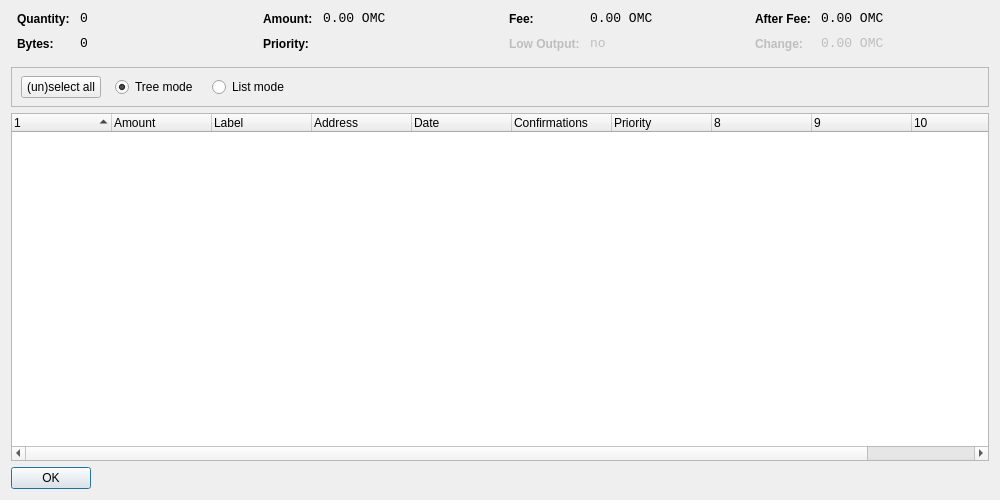
<?xml version="1.0" encoding="UTF-8"?>
<ui version="4.0">
 <class>CoinControlDialog</class>
 <widget class="QDialog" name="CoinControlDialog">
  <property name="geometry">
   <rect>
    <x>0</x>
    <y>0</y>
    <width>1000</width>
    <height>500</height>
   </rect>
  </property>
  <property name="windowTitle">
   <string>Coin Control</string>
  </property>
  <layout class="QVBoxLayout" name="verticalLayout">
   <item>
    <layout class="QHBoxLayout" name="horizontalLayoutTop" stretch="0,0,0,0">
     <property name="topMargin">
      <number>0</number>
     </property>
     <property name="bottomMargin">
      <number>10</number>
     </property>
     <item>
      <layout class="QFormLayout" name="formLayoutCoinControl1">
       <property name="horizontalSpacing">
        <number>10</number>
       </property>
       <property name="verticalSpacing">
        <number>10</number>
       </property>
       <property name="leftMargin">
        <number>6</number>
       </property>
       <property name="rightMargin">
        <number>6</number>
       </property>
       <item row="0" column="0">
        <widget class="QLabel" name="labelCoinControlQuantityText">
         <property name="styleSheet">
          <string notr="true">font-weight:bold;</string>
         </property>
         <property name="text">
          <string>Quantity:</string>
         </property>
        </widget>
       </item>
       <item row="0" column="1">
        <widget class="QLabel" name="labelCoinControlQuantity">
         <property name="font">
          <font>
           <family>Monospace</family>
           <pointsize>10</pointsize>
          </font>
         </property>
         <property name="cursor">
          <cursorShape>IBeamCursor</cursorShape>
         </property>
         <property name="contextMenuPolicy">
          <enum>Qt::ActionsContextMenu</enum>
         </property>
         <property name="text">
          <string notr="true">0</string>
         </property>
         <property name="textInteractionFlags">
          <set>Qt::LinksAccessibleByMouse|Qt::TextSelectableByKeyboard|Qt::TextSelectableByMouse</set>
         </property>
        </widget>
       </item>
       <item row="1" column="0">
        <widget class="QLabel" name="labelCoinControlBytesText">
         <property name="styleSheet">
          <string notr="true">font-weight:bold;</string>
         </property>
         <property name="text">
          <string>Bytes:</string>
         </property>
        </widget>
       </item>
       <item row="1" column="1">
        <widget class="QLabel" name="labelCoinControlBytes">
         <property name="font">
          <font>
           <family>Monospace</family>
           <pointsize>10</pointsize>
          </font>
         </property>
         <property name="cursor">
          <cursorShape>IBeamCursor</cursorShape>
         </property>
         <property name="contextMenuPolicy">
          <enum>Qt::ActionsContextMenu</enum>
         </property>
         <property name="text">
          <string notr="true">0</string>
         </property>
         <property name="textInteractionFlags">
          <set>Qt::LinksAccessibleByMouse|Qt::TextSelectableByKeyboard|Qt::TextSelectableByMouse</set>
         </property>
        </widget>
       </item>
      </layout>
     </item>
     <item>
      <layout class="QFormLayout" name="formLayoutCoinControl2">
       <property name="horizontalSpacing">
        <number>10</number>
       </property>
       <property name="verticalSpacing">
        <number>10</number>
       </property>
       <property name="leftMargin">
        <number>6</number>
       </property>
       <property name="rightMargin">
        <number>6</number>
       </property>
       <item row="0" column="0">
        <widget class="QLabel" name="labelCoinControlAmountText">
         <property name="styleSheet">
          <string notr="true">font-weight:bold;</string>
         </property>
         <property name="text">
          <string>Amount:</string>
         </property>
        </widget>
       </item>
       <item row="0" column="1">
        <widget class="QLabel" name="labelCoinControlAmount">
         <property name="font">
          <font>
           <family>Monospace</family>
           <pointsize>10</pointsize>
          </font>
         </property>
         <property name="cursor">
          <cursorShape>IBeamCursor</cursorShape>
         </property>
         <property name="contextMenuPolicy">
          <enum>Qt::ActionsContextMenu</enum>
         </property>
         <property name="text">
          <string notr="true">0.00 OMC</string>
         </property>
         <property name="textInteractionFlags">
          <set>Qt::LinksAccessibleByMouse|Qt::TextSelectableByKeyboard|Qt::TextSelectableByMouse</set>
         </property>
        </widget>
       </item>
       <item row="1" column="0">
        <widget class="QLabel" name="labelCoinControlPriorityText">
         <property name="styleSheet">
          <string notr="true">font-weight:bold;</string>
         </property>
         <property name="text">
          <string>Priority:</string>
         </property>
        </widget>
       </item>
       <item row="1" column="1">
        <widget class="QLabel" name="labelCoinControlPriority">
         <property name="font">
          <font>
           <family>Monospace</family>
           <pointsize>10</pointsize>
          </font>
         </property>
         <property name="cursor">
          <cursorShape>IBeamCursor</cursorShape>
         </property>
         <property name="contextMenuPolicy">
          <enum>Qt::ActionsContextMenu</enum>
         </property>
         <property name="text">
          <string/>
         </property>
         <property name="textInteractionFlags">
          <set>Qt::LinksAccessibleByMouse|Qt::TextSelectableByKeyboard|Qt::TextSelectableByMouse</set>
         </property>
        </widget>
       </item>
      </layout>
     </item>
     <item>
      <layout class="QFormLayout" name="formLayoutCoinControl3">
       <property name="horizontalSpacing">
        <number>10</number>
       </property>
       <property name="verticalSpacing">
        <number>10</number>
       </property>
       <property name="leftMargin">
        <number>6</number>
       </property>
       <property name="rightMargin">
        <number>6</number>
       </property>
       <item row="0" column="0">
        <widget class="QLabel" name="labelCoinControlFeeText">
         <property name="styleSheet">
          <string notr="true">font-weight:bold;</string>
         </property>
         <property name="text">
          <string>Fee:</string>
         </property>
        </widget>
       </item>
       <item row="0" column="1">
        <widget class="QLabel" name="labelCoinControlFee">
         <property name="font">
          <font>
           <family>Monospace</family>
           <pointsize>10</pointsize>
          </font>
         </property>
         <property name="cursor">
          <cursorShape>IBeamCursor</cursorShape>
         </property>
         <property name="contextMenuPolicy">
          <enum>Qt::ActionsContextMenu</enum>
         </property>
         <property name="text">
          <string notr="true">0.00 OMC</string>
         </property>
         <property name="textInteractionFlags">
          <set>Qt::LinksAccessibleByMouse|Qt::TextSelectableByKeyboard|Qt::TextSelectableByMouse</set>
         </property>
        </widget>
       </item>
       <item row="1" column="0">
        <widget class="QLabel" name="labelCoinControlLowOutputText">
         <property name="enabled">
          <bool>false</bool>
         </property>
         <property name="styleSheet">
          <string notr="true">font-weight:bold;</string>
         </property>
         <property name="text">
          <string>Low Output:</string>
         </property>
        </widget>
       </item>
       <item row="1" column="1">
        <widget class="QLabel" name="labelCoinControlLowOutput">
         <property name="enabled">
          <bool>false</bool>
         </property>
         <property name="font">
          <font>
           <family>Monospace</family>
           <pointsize>10</pointsize>
          </font>
         </property>
         <property name="cursor">
          <cursorShape>IBeamCursor</cursorShape>
         </property>
         <property name="contextMenuPolicy">
          <enum>Qt::ActionsContextMenu</enum>
         </property>
         <property name="text">
          <string notr="true">no</string>
         </property>
         <property name="textInteractionFlags">
          <set>Qt::LinksAccessibleByMouse|Qt::TextSelectableByKeyboard|Qt::TextSelectableByMouse</set>
         </property>
        </widget>
       </item>
      </layout>
     </item>
     <item>
      <layout class="QFormLayout" name="formLayoutCoinControl4">
       <property name="horizontalSpacing">
        <number>10</number>
       </property>
       <property name="verticalSpacing">
        <number>10</number>
       </property>
       <property name="leftMargin">
        <number>6</number>
       </property>
       <property name="rightMargin">
        <number>6</number>
       </property>
       <item row="0" column="0">
        <widget class="QLabel" name="labelCoinControlAfterFeeText">
         <property name="styleSheet">
          <string notr="true">font-weight:bold;</string>
         </property>
         <property name="text">
          <string>After Fee:</string>
         </property>
        </widget>
       </item>
       <item row="0" column="1">
        <widget class="QLabel" name="labelCoinControlAfterFee">
         <property name="font">
          <font>
           <family>Monospace</family>
           <pointsize>10</pointsize>
          </font>
         </property>
         <property name="cursor">
          <cursorShape>IBeamCursor</cursorShape>
         </property>
         <property name="contextMenuPolicy">
          <enum>Qt::ActionsContextMenu</enum>
         </property>
         <property name="text">
          <string notr="true">0.00 OMC</string>
         </property>
         <property name="textInteractionFlags">
          <set>Qt::LinksAccessibleByMouse|Qt::TextSelectableByKeyboard|Qt::TextSelectableByMouse</set>
         </property>
        </widget>
       </item>
       <item row="1" column="0">
        <widget class="QLabel" name="labelCoinControlChangeText">
         <property name="enabled">
          <bool>false</bool>
         </property>
         <property name="styleSheet">
          <string notr="true">font-weight:bold;</string>
         </property>
         <property name="text">
          <string>Change:</string>
         </property>
        </widget>
       </item>
       <item row="1" column="1">
        <widget class="QLabel" name="labelCoinControlChange">
         <property name="enabled">
          <bool>false</bool>
         </property>
         <property name="font">
          <font>
           <family>Monospace</family>
           <pointsize>10</pointsize>
          </font>
         </property>
         <property name="cursor">
          <cursorShape>IBeamCursor</cursorShape>
         </property>
         <property name="contextMenuPolicy">
          <enum>Qt::ActionsContextMenu</enum>
         </property>
         <property name="text">
          <string notr="true">0.00 OMC</string>
         </property>
         <property name="textInteractionFlags">
          <set>Qt::LinksAccessibleByMouse|Qt::TextSelectableByKeyboard|Qt::TextSelectableByMouse</set>
         </property>
        </widget>
       </item>
      </layout>
     </item>
    </layout>
   </item>
   <item>
    <widget class="QFrame" name="frame">
     <property name="minimumSize">
      <size>
       <width>0</width>
       <height>40</height>
      </size>
     </property>
     <property name="frameShape">
      <enum>QFrame::StyledPanel</enum>
     </property>
     <property name="frameShadow">
      <enum>QFrame::Sunken</enum>
     </property>
     <widget class="QWidget" name="horizontalLayoutWidget">
      <property name="geometry">
       <rect>
        <x>10</x>
        <y>0</y>
        <width>781</width>
        <height>41</height>
       </rect>
      </property>
      <layout class="QHBoxLayout" name="horizontalLayoutPanel" stretch="0,0,0,0,0">
       <property name="spacing">
        <number>14</number>
       </property>
       <item>
        <widget class="QPushButton" name="pushButtonSelectAll">
         <property name="sizePolicy">
          <sizepolicy hsizetype="Maximum" vsizetype="Fixed">
           <horstretch>0</horstretch>
           <verstretch>0</verstretch>
          </sizepolicy>
         </property>
         <property name="text">
          <string>(un)select all</string>
         </property>
        </widget>
       </item>
       <item>
        <widget class="QRadioButton" name="radioTreeMode">
         <property name="sizePolicy">
          <sizepolicy hsizetype="Maximum" vsizetype="Fixed">
           <horstretch>0</horstretch>
           <verstretch>0</verstretch>
          </sizepolicy>
         </property>
         <property name="text">
          <string>Tree mode</string>
         </property>
         <property name="checked">
          <bool>true</bool>
         </property>
        </widget>
       </item>
       <item>
        <widget class="QRadioButton" name="radioListMode">
         <property name="sizePolicy">
          <sizepolicy hsizetype="Maximum" vsizetype="Fixed">
           <horstretch>0</horstretch>
           <verstretch>0</verstretch>
          </sizepolicy>
         </property>
         <property name="text">
          <string>List mode</string>
         </property>
        </widget>
       </item>
       <item>
        <spacer name="horizontalSpacer">
         <property name="orientation">
          <enum>Qt::Horizontal</enum>
         </property>
         <property name="sizeHint" stdset="0">
          <size>
           <width>40</width>
           <height>20</height>
          </size>
         </property>
        </spacer>
       </item>
      </layout>
     </widget>
    </widget>
   </item>
   <item>
    <widget class="CoinControlTreeWidget" name="treeWidget">
     <property name="contextMenuPolicy">
      <enum>Qt::CustomContextMenu</enum>
     </property>
     <property name="sortingEnabled">
      <bool>false</bool>
     </property>
     <property name="columnCount">
      <number>11</number>
     </property>
     <attribute name="headerShowSortIndicator" stdset="0">
      <bool>true</bool>
     </attribute>
     <attribute name="headerStretchLastSection">
      <bool>false</bool>
     </attribute>
     <column>
      <property name="text">
       <string/>
      </property>
     </column>
     <column>
      <property name="text">
       <string>Amount</string>
      </property>
     </column>
     <column>
      <property name="text">
       <string>Label</string>
      </property>
     </column>
     <column>
      <property name="text">
       <string>Address</string>
      </property>
     </column>
     <column>
      <property name="text">
       <string>Date</string>
      </property>
     </column>
     <column>
      <property name="text">
       <string>Confirmations</string>
      </property>
      <property name="toolTip">
       <string>Confirmed</string>
      </property>
     </column>
     <column>
      <property name="text">
       <string>Priority</string>
      </property>
     </column>
     <column>
      <property name="text">
       <string/>
      </property>
     </column>
     <column>
      <property name="text">
       <string/>
      </property>
     </column>
     <column>
      <property name="text">
       <string/>
      </property>
     </column>
     <column>
      <property name="text">
       <string/>
      </property>
     </column>
    </widget>
   </item>
   <item>
    <widget class="QDialogButtonBox" name="buttonBox">
     <property name="sizePolicy">
      <sizepolicy hsizetype="Maximum" vsizetype="Fixed">
       <horstretch>0</horstretch>
       <verstretch>0</verstretch>
      </sizepolicy>
     </property>
     <property name="orientation">
      <enum>Qt::Horizontal</enum>
     </property>
     <property name="standardButtons">
      <set>QDialogButtonBox::Ok</set>
     </property>
    </widget>
   </item>
  </layout>
 </widget>
 <customwidgets>
  <customwidget>
   <class>CoinControlTreeWidget</class>
   <extends>QTreeWidget</extends>
   <header>coincontroltreewidget.h</header>
  </customwidget>
 </customwidgets>
 <resources/>
 <connections/>
</ui>
